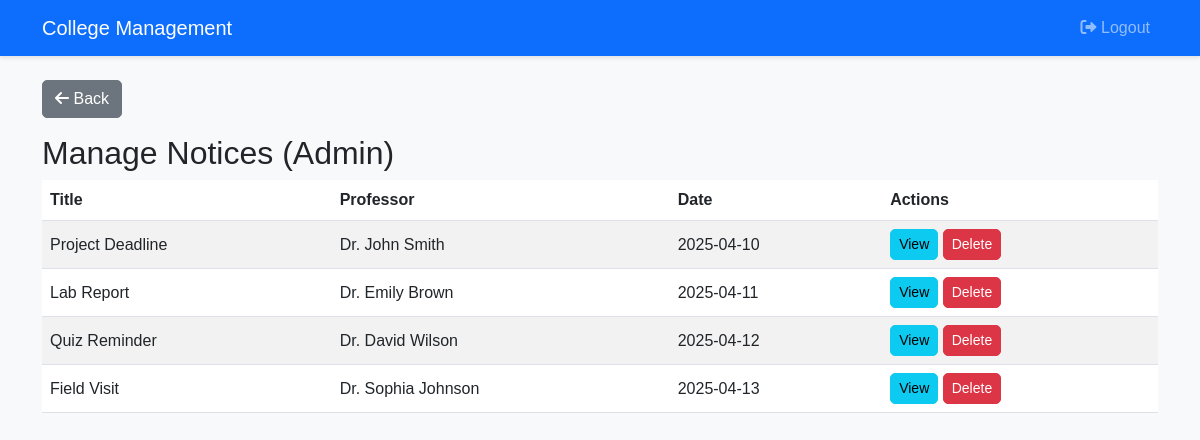
Screenshot of /admin/manage_notices.php (signed in) with the database file from the repository.
### tables this page shows
CREATE TABLE `notice` (
  `NoticeID` int(11) NOT NULL,
  `Title` varchar(100) DEFAULT NULL,
  `Content` text DEFAULT NULL,
  `ProfessorID` int(11) DEFAULT NULL,
  `Date` date DEFAULT NULL
);

CREATE TABLE `professor` (
  `ProfessorID` int(11) NOT NULL,
  `UserID` int(11) DEFAULT NULL,
  `Name` varchar(100) NOT NULL,
  `DepartmentID` int(11) DEFAULT NULL
);

### admin/manage_notices.php (the view, shortened to what this page needs)
<?php
include '../config/db.php';
$notices = $pdo->query("SELECT n.NoticeID, n.Title, n.Date, p.Name AS ProfessorName
                        FROM Notice n
                        JOIN Professor p ON n.ProfessorID = p.ProfessorID")->fetchAll();
?>
<?php include '../includes/header.php'; ?>
<h2>Manage Notices (Admin)</h2>
<table class="table table-striped">
    <thead>
        <tr>
            <th>Title</th>
            <th>Professor</th>
            <th>Date</th>
            <th>Actions</th>
        </tr>
    </thead>
    <tbody>
        <?php foreach ($notices as $notice): ?>
            <tr>
                <td><?php echo htmlspecialchars($notice['Title']); ?></td>
                <td><?php echo htmlspecialchars($notice['ProfessorName']); ?></td>
                <td><?php echo $notice['Date']; ?></td>
                <td>
                    <a href="view_notice.php?id=<?php echo $notice['NoticeID']; ?>" class="btn btn-sm btn-info">View</a>
                    <a href="delete_notice.php?id=<?php echo $notice['NoticeID']; ?>" class="btn btn-sm btn-danger" onclick="return confirm('Are you sure?')">Delete</a>
                </td>
            </tr>
        <?php endforeach; ?>
    </tbody>
</table>
<?php include '../includes/footer.php'; ?>

### css/styles.css (style rules this page uses)
body { background-color: #f8f9fa; font-family: 'Arial', sans-serif; }
.table th, .table td { vertical-align: middle; }
.btn { border-radius: 5px; }

### rows the page displays
notice: Title "Project Deadline", ProfessorID.Name "Dr. John Smith", Date "2025-04-10"
notice: Title "Lab Report", ProfessorID.Name "Dr. Emily Brown", Date "2025-04-11"
notice: Title "Quiz Reminder", ProfessorID.Name "Dr. David Wilson", Date "2025-04-12"
notice: Title "Field Visit", ProfessorID.Name "Dr. Sophia Johnson", Date "2025-04-13"
